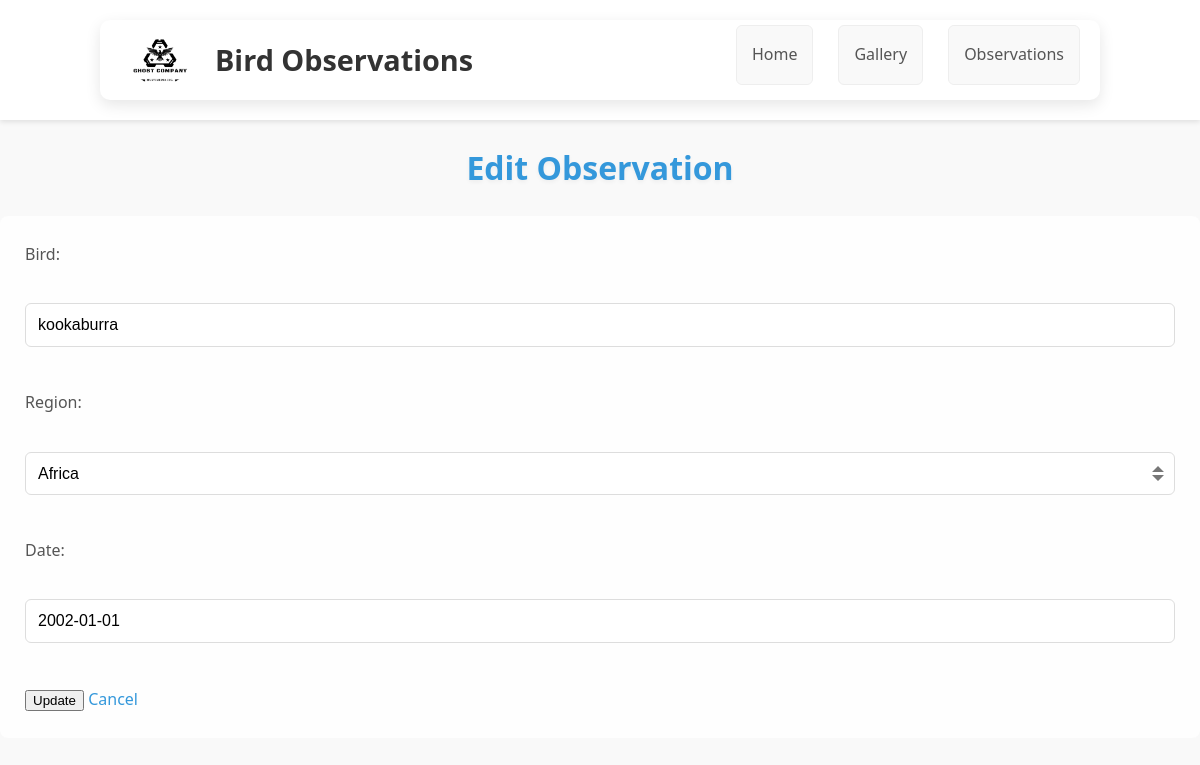
Page /edit/10 on the committed database.
### tables this page shows
CREATE TABLE bird_observations (
            id INTEGER PRIMARY KEY AUTOINCREMENT,
            bird TEXT NOT NULL,
            region TEXT NOT NULL,
            date TEXT NOT NULL
        );

### server.py (the view)
@app.route('/edit/<int:id>')
def edit_observation(id):
    conn = sqlite3.connect(DATABASE)
    cursor = conn.cursor()
    cursor.execute("SELECT id, bird, region, date FROM bird_observations WHERE id = ?", (id,))
    observation = dict(zip(['id', 'bird', 'region', 'date'], cursor.fetchone()))
    conn.close()
    return render_template('edit_observation.html', observation=observation, continents=CONTINENTS) #Passing Continents

### templates/edit_observation.html
{% extends "base.html" %}
{% block content %}
<h1>Edit Observation</h1>
<form method="POST" action="{{ url_for('update_observation', id=observation['id']) }}">
    <label for="bird">Bird:</label><br>
    <input type="text" id="bird" name="bird" value="{{ observation['bird'] }}"><br><br>
    <label for="region">Region:</label><br>
    <select id="region" name="region">
        {% for continent in continents %}
            <option value="{{ continent }}" {% if continent == observation['region'] %}selected{% endif %}>{{ continent }}</option>
        {% endfor %}
    </select><br><br>
    <label for="date">Date:</label><br>
    <input type="text" id="date" name="date" value="{{ observation['date'] }}"><br><br>
    <button type="submit">Update</button>
    <a href="{{ url_for('observations') }}">Cancel</a>
</form>
{% endblock %}

### static/css/style.css (style rules this page uses)
body { font-family: 'Segoe UI', Tahoma, Geneva, Verdana, sans-serif; margin: 0; padding: 0; background-color: #f9f9f9; color: #444; line-height: 1.7; display: flex; flex-direction: column; min-height: 100vh; }
h1 { text-align: center; color: #3498db; margin-bottom: 20px; text-shadow: 0 2px 4px rgba(0, 0, 0, 0.05); }
a { color: #3498db; text-decoration: none; transition: color 0.3s ease; }
form { padding: 25px; background-color: #fefefe; border: none; border-radius: 8px; margin-bottom: 30px; }
label { display: block; margin-bottom: 8px; font-weight: 500; color: #555; }
input[type="text"], input[type="date"] { width: 100%; padding: 12px; margin-bottom: 15px; border: 1px solid #ddd; border-radius: 6px; box-sizing: border-box; font-size: 16px; transition: border-color 0.3s ease; }
select { width: 100%; padding: 12px; margin-bottom: 15px; border: 1px solid #ddd; border-radius: 6px; box-sizing: border-box; font-size: 16px; appearance: none; background-color: white; background-repeat: no-repeat; background-position: right 10px top 50%; background-size: 12px; transition: border-color 0.3s ease; }

### rows in the picture
bird_observations: bird "kookaburra", region "Africa", date "2002-01-01"
